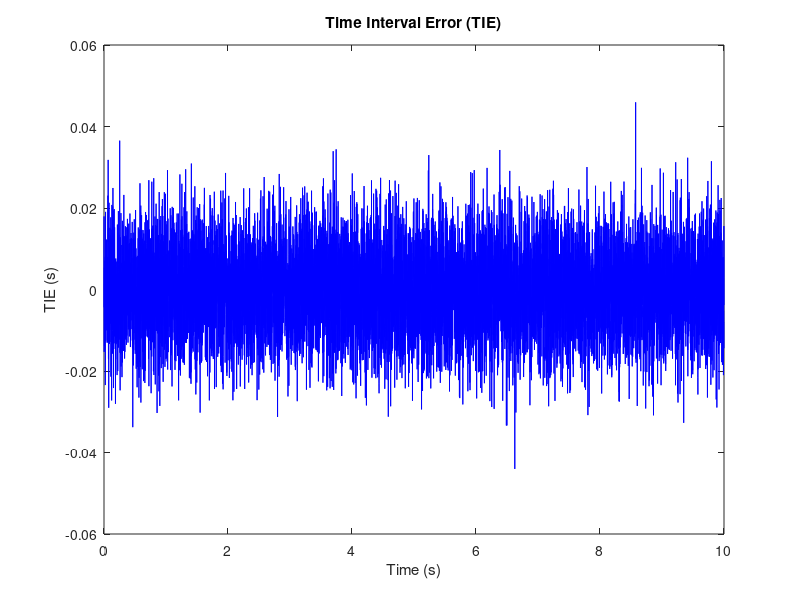
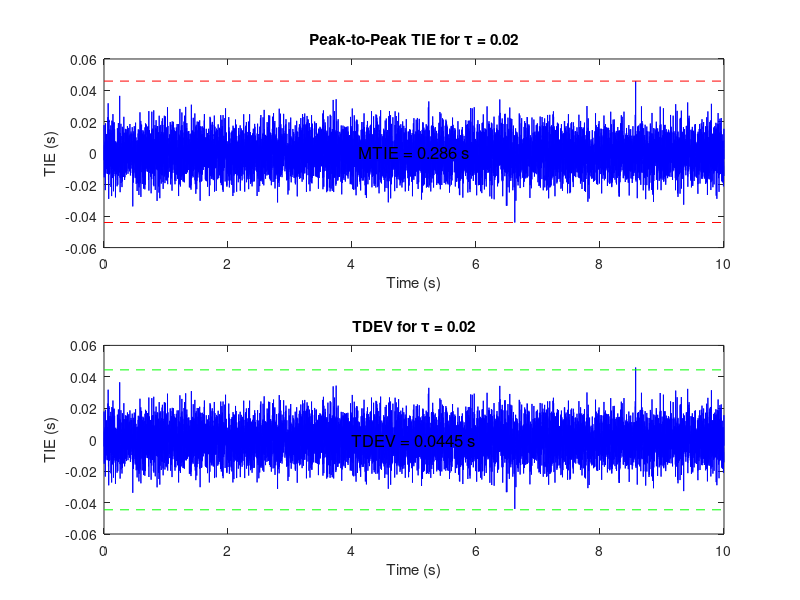
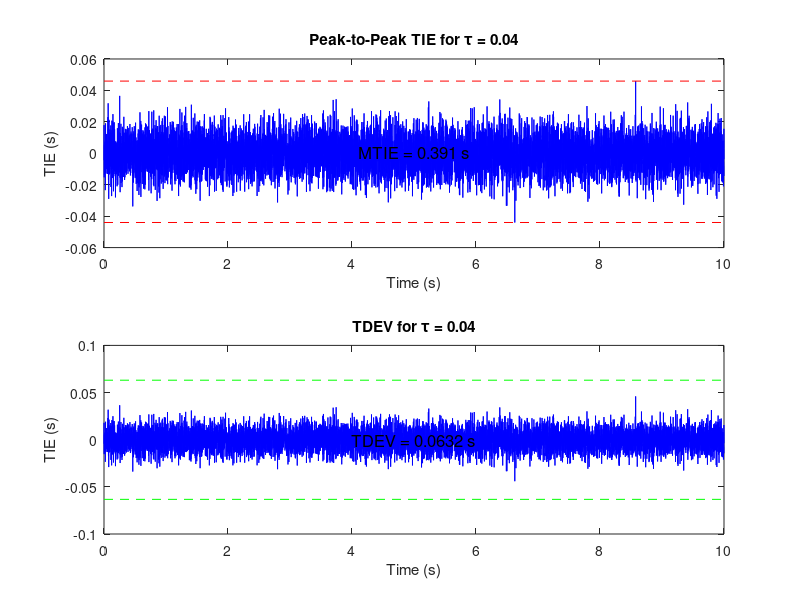
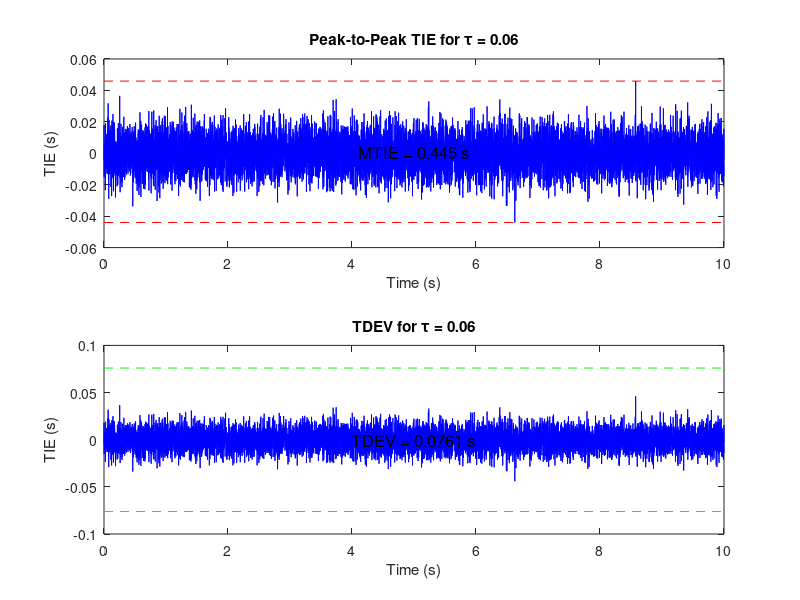

These charts were generated, in order, by the following MATLAB code:
# 参数设置
fs = 1000;  # 采样频率 (Hz)
N = 10000;  # 采样点数
t = linspace(0, N/fs, N);  # 时间向量 (s)
sigma = 0.01;  # 噪声的标准差

# 生成时钟信号并添加噪声
clock_signal = t + sigma * randn(size(t));

# 计算TIE
ideal_clock = t;
TIE = clock_signal - ideal_clock;

# 绘制TIE图
figure(1);
plot(t, TIE, 'b');
title('Time Interval Error (TIE)');
xlabel('Time (s)');
ylabel('TIE (s)');

# 特定的tau值列表
specific_taus = [0.02, 0.04, 0.06, 0.1, 0.5];  # 特定的时间间隔
continuous_taus = 0.02:0.02:10;  # 连续的tau值

# 函数用于计算MTIE和TDEV
function [mtie, tdev] = calculate_mtie_tdev(TIE, fs, taus)
  n_tau = length(taus);
  mtie = zeros(1, n_tau);
  tdev = zeros(1, n_tau);
  for i = 1:n_tau
    tau = taus(i);
    tie_window = filter(ones(1, round(fs*tau)), 1, TIE);
    mtie(i) = max(tie_window) - min(tie_window);
    tdev(i) = std(tie_window, 1);
  endfor
endfunction

# 计算特定tau值下的MTIE和TDEV
[mtie_specific, tdev_specific] = calculate_mtie_tdev(TIE, fs, specific_taus);

# 绘制每个指定tau值下的peak-to-peak TIE图，并标出MTIE数值
for i = 1:length(specific_taus)
  figure(2+i);
  subplot(2,1,1);
  plot(t, TIE, 'b');
  hold on;
  plot([0, N/fs], [max(TIE), max(TIE)], 'r--');
  plot([0, N/fs], [min(TIE), min(TIE)], 'r--');
  title(['Peak-to-Peak TIE for \tau = ', num2str(specific_taus(i))]);
  xlabel('Time (s)');
  ylabel('TIE (s)');
  text(N/fs/2, (max(TIE)+min(TIE))/2, ['MTIE = ', num2str(mtie_specific(i), 3), ' s'], 'HorizontalAlignment', 'center', 'FontSize', 12);
  hold off;
  subplot(2,1,2);
  plot(t, TIE, 'b');
  hold on;
  plot([0, N/fs], [mean(TIE)-tdev_specific(i), mean(TIE)-tdev_specific(i)], 'g--');
  plot([0, N/fs], [mean(TIE)+tdev_specific(i), mean(TIE)+tdev_specific(i)], 'g--');
  title(['TDEV for \tau = ', num2str(specific_taus(i))]);
  xlabel('Time (s)');
  ylabel('TIE (s)');
  text(N/fs/2, (mean(TIE)-tdev_specific(i)+(mean(TIE)+tdev_specific(i)))/2, ['TDEV = ', num2str(tdev_specific(i), 3), ' s'], 'HorizontalAlignment', 'center', 'FontSize', 12);
  hold off;
endfor

# 计算连续tau值范围内的MTIE和TDEV
[mtie_continuous, tdev_continuous] = calculate_mtie_tdev(TIE, fs, continuous_taus);

# 在另一个图形窗口中显示连续的tau值范围内的MTIE和TDEV
figure(8);
subplot(2,1,1);
plot(continuous_taus, mtie_continuous, '-o');
title('MTIE vs. \tau');
xlabel('\tau (s)');
ylabel('MTIE (s)');

subplot(2,1,2);
plot(continuous_taus, tdev_continuous, '-o');
title('TDEV vs. \tau');
xlabel('\tau (s)');
ylabel('TDEV (s)');

# 显示所有图形
drawnow;
